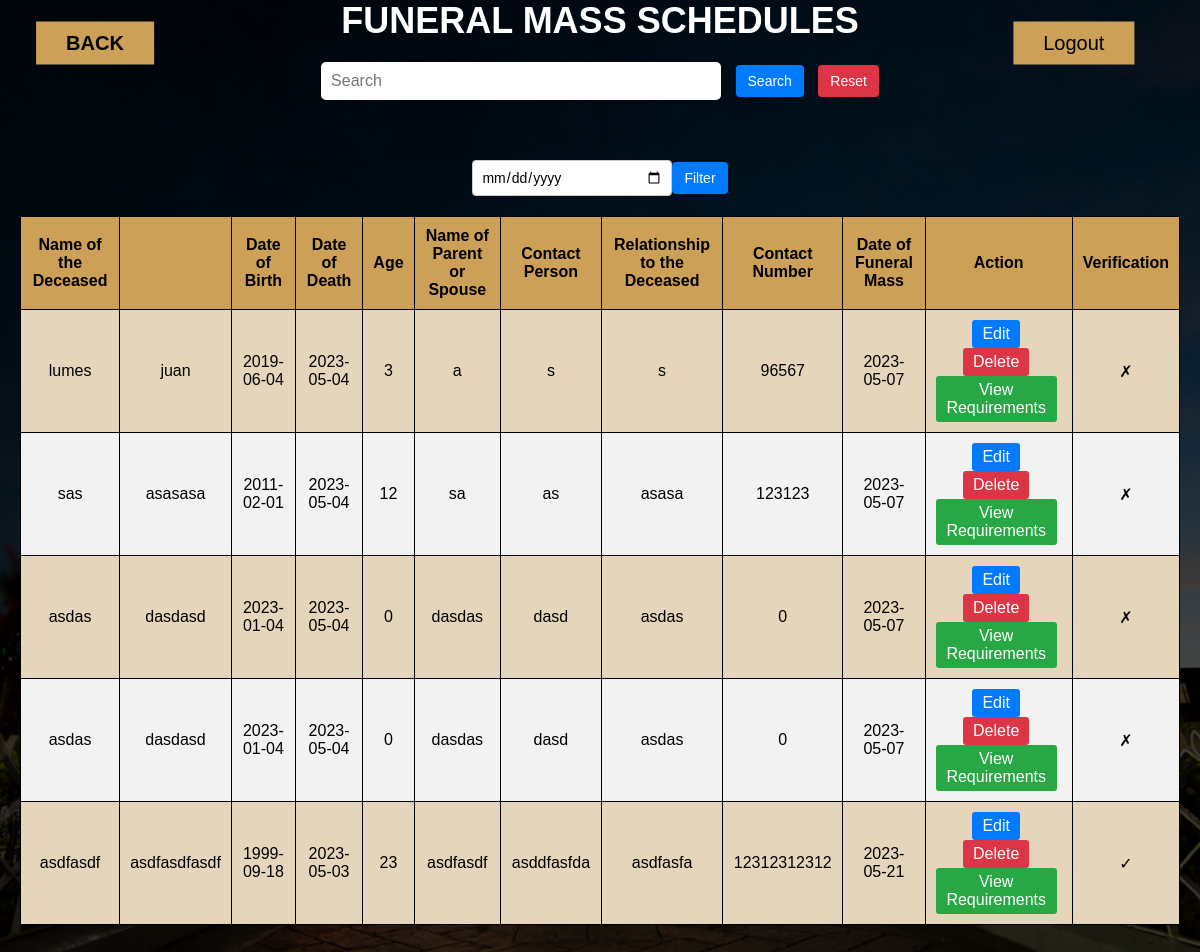
Page /adminfuneral.php (signed in) on the earlier database version.
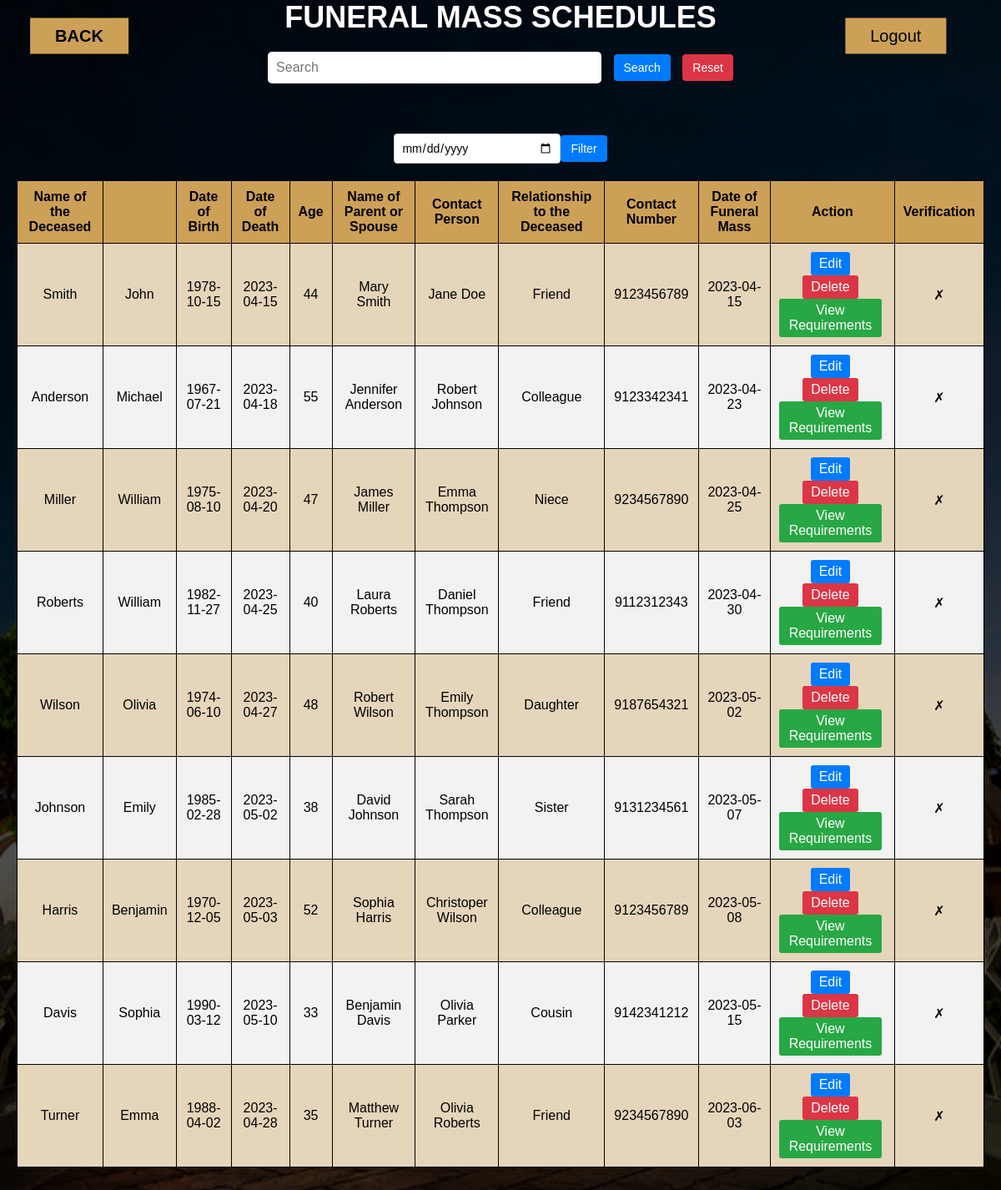
Same page on the later database version.
### tables this page shows
CREATE TABLE `tbl_funeral` (
  `id` int(11) NOT NULL,
  `lastname` varchar(255) NOT NULL,
  `firstname` varchar(255) NOT NULL,
  `birth` date NOT NULL,
  `death` date NOT NULL,
  `age` int(11) NOT NULL,
  `spouse` varchar(255) NOT NULL,
  `name_of_kin` varchar(255) NOT NULL,
  `relationship_to_deceased` varchar(255) NOT NULL,
  `number` bigint(20) NOT NULL,
  `mass` date NOT NULL,
  `death_certificate` tinyint(1) NOT NULL
);

### adminfuneral.php (the view, shortened to what this page needs)
<?php
$conn = new mysqli('localhost', 'root', '', 'db_church');
$search = '';
$massFilter = '';
$sql = "SELECT * FROM tbl_funeral";
$sql .= " ORDER BY mass ASC";
$result = $conn->query($sql);
?>
<!DOCTYPE html>
<html lang="en">
<head>
    <link rel="stylesheet" href="admin.css">
</head>
<body>
    <section class="title">
        <form class="name">
            <h1>FUNERAL MASS SCHEDULES</h1>
        </form>
    </section>
    <div class="container">
        <div class="content">
            <a href="logout.php" class="btn">Logout</a>
            <a href="admin1.php" class="btn2"><b>BACK</b></a>
        </div>
        <div class="search-bar">
            <form method="post">
                <input type="text" placeholder="Search" name="search" value="<?php echo $search; ?>">
                <button class="btn btn-dark btn-sm" name="submit">Search</button>
                <button class="reset-button">Reset</button>
            </form>
          </div>
          <div class = "filter">
            <form method="get" class="filter">
                <input type="date" id="mass" name="mass" value="<?php echo $massFilter; ?>">
                <button type="submit" name="submit">Filter</button>
            </form>
          </div>
            <table>
                <thead>
                    <tr>
                        <th>Name of the Deceased</th>
                        <th></th>
                        <th>Date of Birth</th>
                        <th>Date of Death</th>
                        <th>Age</th>
                        <th>Name of Parent or Spouse</th>
                        <th>Contact Person</th>
                        <th>Relationship to the Deceased</th>
                        <th>Contact Number</th>
                        <th>Date of Funeral Mass</th>
                        <th>Action</th>
                        <th>Verification</th>
                    </tr>
                </thead>
                <tbody>
                    <?php
                    if ($result) {
                        if (mysqli_num_rows($result) > 0) {
                            while ($row = mysqli_fetch_assoc($result)) {
                                echo '<tr>
                                        <td style="display:none;">' . $row['id'] . '</td>
                                        <td>' . $row['lastname'] . '</td>
                                        <td>' . $row['firstname'] . '</td>
                                        <td>' . $row['birth'] . '</td>
                                        <td>' . $row['death'] . '</td>
                                        <td>' . $row['age'] . '</td>
                                        <td>' . $row['spouse'] . '</td>
                                        <td>' . $row['name_of_kin'] . '</td>
                                        <td>' . $row['relationship_to_deceased'] . '</td>
                                        <td>' . $row['number'] . '</td>
                                        <td>' . $row['mass'] . '</td>
                                        <td>
                                            <a href="editfuneral.php?id=' . $row['id'] . '" class="edit-btn active">Edit</a>
                                            <form method="post">
                                                <input type="hidden" name="id" value="' . $row['id'] . '">
                                                <button type="submit" name="delete" class="delete-btn active">Delete</button>
                                            </form>
                                            <a href="frequirements.php?id=' . $row['id'] . '" class="view-requirements-btn active">View Requirements</a>
                                        </td>
                                        <td>';
                                if ($row['death_certificate'] == 1) {
                                    echo "&#x2713;";
                                } else {
                                    echo "&#x2717;";
                                }
                                echo '</td>
                                      </tr>';
                            }
                        } else {
                            echo '<tr><td colspan="13" class="text-danger">DATA NOT FOUND</td></tr>';
                        }
                    }
                    ?>
                </tbody>
            </table>
        </div>
</body>
</html>

Differences in the rows shown:
removed tbl_funeral: lastname "lumes", firstname "juan", birth "2019-06-04", death "2023-05-04", age "3", spouse "a", name_of_kin "s", relationship_to_deceased "s", number "96567", mass "2023-05-07"
removed tbl_funeral: lastname "sas", firstname "asasasa", birth "2011-02-01", death "2023-05-04", age "12", spouse "sa", name_of_kin "as", relationship_to_deceased "asasa", number "123123", mass "2023-05-07"
removed tbl_funeral: lastname "asdas", firstname "dasdasd", birth "2023-01-04", death "2023-05-04", age "0", spouse "dasdas", name_of_kin "dasd", relationship_to_deceased "asdas", number "0", mass "2023-05-07"
removed tbl_funeral: lastname "asdas", firstname "dasdasd", birth "2023-01-04", death "2023-05-04", age "0", spouse "dasdas", name_of_kin "dasd", relationship_to_deceased "asdas", number "0", mass "2023-05-07"
removed tbl_funeral: lastname "asdfasdf", firstname "asdfasdfasdf", birth "1999-09-18", death "2023-05-03", age "23", spouse "asdfasdf", name_of_kin "asddfasfda", relationship_to_deceased "asdfasfa", number "12312312312", mass "2023-05-21"
added tbl_funeral: lastname "Smith", firstname "John", birth "1978-10-15", death "2023-04-15", age "44", spouse "Mary Smith", name_of_kin "Jane Doe", relationship_to_deceased "Friend", number "9123456789", mass "2023-04-15"
added tbl_funeral: lastname "Anderson", firstname "Michael", birth "1967-07-21", death "2023-04-18", age "55", spouse "Jennifer Anderson", name_of_kin "Robert Johnson", relationship_to_deceased "Colleague", number "9123342341", mass "2023-04-23"
added tbl_funeral: lastname "Miller", firstname "William", birth "1975-08-10", death "2023-04-20", age "47", spouse "James Miller", name_of_kin "Emma Thompson", relationship_to_deceased "Niece", number "9234567890", mass "2023-04-25"
added tbl_funeral: lastname "Roberts", firstname "William", birth "1982-11-27", death "2023-04-25", age "40", spouse "Laura Roberts", name_of_kin "Daniel Thompson", relationship_to_deceased "Friend", number "9112312343", mass "2023-04-30"
added tbl_funeral: lastname "Wilson", firstname "Olivia", birth "1974-06-10", death "2023-04-27", age "48", spouse "Robert Wilson", name_of_kin "Emily Thompson", relationship_to_deceased "Daughter", number "9187654321", mass "2023-05-02"
added tbl_funeral: lastname "Johnson", firstname "Emily", birth "1985-02-28", death "2023-05-02", age "38", spouse "David Johnson", name_of_kin "Sarah Thompson", relationship_to_deceased "Sister", number "9131234561", mass "2023-05-07"
added tbl_funeral: lastname "Harris", firstname "Benjamin", birth "1970-12-05", death "2023-05-03", age "52", spouse "Sophia Harris", name_of_kin "Christoper Wilson", relationship_to_deceased "Colleague", number "9123456789", mass "2023-05-08"
added tbl_funeral: lastname "Davis", firstname "Sophia", birth "1990-03-12", death "2023-05-10", age "33", spouse "Benjamin Davis", name_of_kin "Olivia Parker", relationship_to_deceased "Cousin", number "9142341212", mass "2023-05-15"
added tbl_funeral: lastname "Turner", firstname "Emma", birth "1988-04-02", death "2023-04-28", age "35", spouse "Matthew Turner", name_of_kin "Olivia Roberts", relationship_to_deceased "Friend", number "9234567890", mass "2023-06-03"
